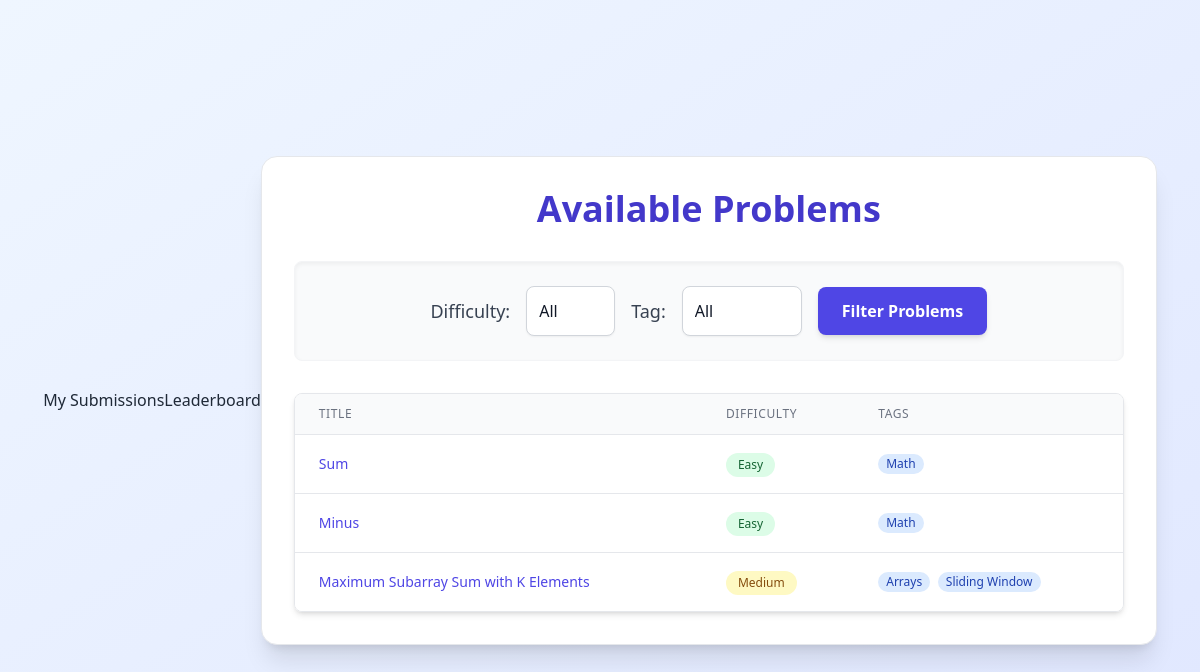
The page / on the database its author committed.
### problems/models.py (models this page shows, shortened)
class Problem(models.Model):
    DIFFICULTY_CHOICES = [
        ('Easy', 'Easy'),
        ('Medium', 'Medium'),
        ('Hard', 'Hard'),
    ]
    title = models.CharField(max_length=200)
    description = models.TextField()
    input_description = models.TextField()
    output_description = models.TextField()
    constraints = models.TextField()
    sample_input = models.TextField()
    sample_output = models.TextField()
    difficulty = models.CharField(max_length=10, choices=DIFFICULTY_CHOICES)
    tags = models.ManyToManyField(Tag, related_name='problems')
    slug = models.SlugField(unique=True)

class Tag(models.Model):
    name = models.CharField(max_length=50, unique=True)

### problems/views.py (the view)
# urls.py: path('', views.problem_list, name='problem_list'),
def problem_list(request):
    tag_name = request.GET.get('tag')
    difficulty = request.GET.get('difficulty')
    problems = Problem.objects.all()
    if tag_name:
        problems = problems.filter(tags__name=tag_name)
    if difficulty:
        problems = problems.filter(difficulty=difficulty)
    tags = Tag.objects.all()
    return render(request, 'problems/problem_list.html', {
        'problems': problems,
        'tags': tags,
        'selected_tag': tag_name,
        'selected_difficulty': difficulty,
    })

### templates/problems/problem_list.html (shortened to what this page needs)
<!DOCTYPE html>
<html lang="en">
<head>
    <script src="https://cdn.tailwindcss.com"></script>
</head>
<body class="bg-gradient-to-br from-blue-50 to-indigo-100 min-h-screen font-sans text-gray-800 flex items-center justify-center p-4">
    <a href="/submissions/history/">My Submissions</a>
    <a href="/submissions/leaderboard/">Leaderboard</a>
    <div class="bg-white p-8 rounded-2xl shadow-xl w-full max-w-4xl border border-gray-200">
        <h2 class="text-4xl font-extrabold text-center text-indigo-700 mb-8">Available Problems</h2>
        <form method="get" class="mb-8 p-6 bg-gray-50 rounded-lg shadow-inner border border-gray-100 flex flex-col md:flex-row items-center justify-center gap-4">
            <div class="flex flex-col sm:flex-row items-center gap-4 w-full md:w-auto">
                <label for="difficulty" class="text-lg font-medium text-gray-700 whitespace-nowrap">Difficulty:</label>
                <select name="difficulty" id="difficulty" class="flex-grow md:max-w-[120px] p-3 border border-gray-300 rounded-lg shadow-sm focus:ring-indigo-500 focus:border-indigo-500 bg-white text-gray-900 appearance-none transition-all duration-200 hover:border-indigo-400">
                    <option value="">All</option>
                </select>
            </div>
            <div class="flex flex-col sm:flex-row items-center gap-4 w-full md:w-auto">
                <label for="tag" class="text-lg font-medium text-gray-700 whitespace-nowrap">Tag:</label>
                <select name="tag" id="tag" class="flex-grow md:max-w-[120px] p-3 border border-gray-300 rounded-lg shadow-sm focus:ring-indigo-500 focus:border-indigo-500 bg-white text-gray-900 appearance-none transition-all duration-200 hover:border-indigo-400">
                    <option value="">All</option>
                </select>
            </div>
            <button type="submit" class="w-full md:w-auto px-6 py-3 bg-indigo-600 text-white font-semibold rounded-lg shadow-md hover:bg-indigo-700 focus:outline-none focus:ring-2 focus:ring-indigo-500 focus:ring-offset-2 transition-all duration-200 transform hover:scale-105 active:scale-95">
                Filter Problems
            </button>
        </form>
        <div class="overflow-x-auto shadow-md rounded-lg border border-gray-200">
            <table class="min-w-full divide-y divide-gray-200">
                <thead class="bg-gray-50">
                    <tr>
                        <th scope="col" class="px-6 py-3 text-left text-xs font-medium text-gray-500 uppercase tracking-wider">
                            Title
                        </th>
                        <th scope="col" class="px-6 py-3 text-left text-xs font-medium text-gray-500 uppercase tracking-wider">
                            Difficulty
                        </th>
                        <th scope="col" class="px-6 py-3 text-left text-xs font-medium text-gray-500 uppercase tracking-wider">
                            Tags
                        </th>
                    </tr>
                </thead>
                <tbody class="bg-white divide-y divide-gray-200">
                    {% for problem in problems %}
                    <tr class="hover:bg-gray-50 transition duration-150 ease-in-out">
                        <td class="px-6 py-4 whitespace-nowrap text-sm font-medium text-indigo-600">
                            <a href="{% url 'problem_detail' problem.slug %}" class="hover:underline">
                                {{ problem.title }}
                            </a>
                        </td>
                        <td class="px-6 py-4 whitespace-nowrap">
                            <span class="inline-flex items-center px-3 py-1 rounded-full text-xs font-medium
                                {% if problem.difficulty == 'Easy' %}
                                    bg-green-100 text-green-800
                                {% elif problem.difficulty == 'Medium' %}
                                    bg-yellow-100 text-yellow-800
                                {% elif problem.difficulty == 'Hard' %}
                                    bg-red-100 text-red-800
                                {% else %}
                                    bg-gray-200 text-gray-800
                                {% endif %}">
                                {{ problem.difficulty }}
                            </span>
                        </td>
                        <td class="px-6 py-4 whitespace-nowrap text-sm text-gray-500">
                            {% for tag in problem.tags.all %}
                                <span class="inline-flex items-center px-2 py-0.5 rounded-full text-xs font-medium bg-blue-100 text-blue-800">
                                    {{ tag.name }}
                                </span>{% if not forloop.last %}{% endif %}
                            {% endfor %}
                        </td>
                    </tr>
                    {% endfor %}
                </tbody>
            </table>
        </div>
    </div>
</body>
</html>

### rows shown on the page
Problem: title "Sum", difficulty "Easy"
Tag: name "Math"
Problem: title "Minus", difficulty "Easy"
Problem: title "Maximum Subarray Sum with K Elements", difficulty "Medium"
Tag: name "Arrays"
Tag: name "Sliding Window"
